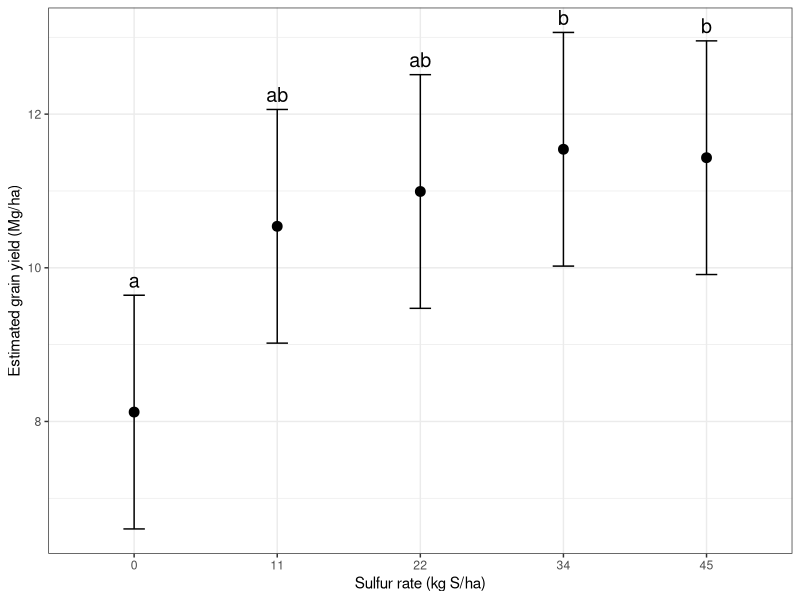
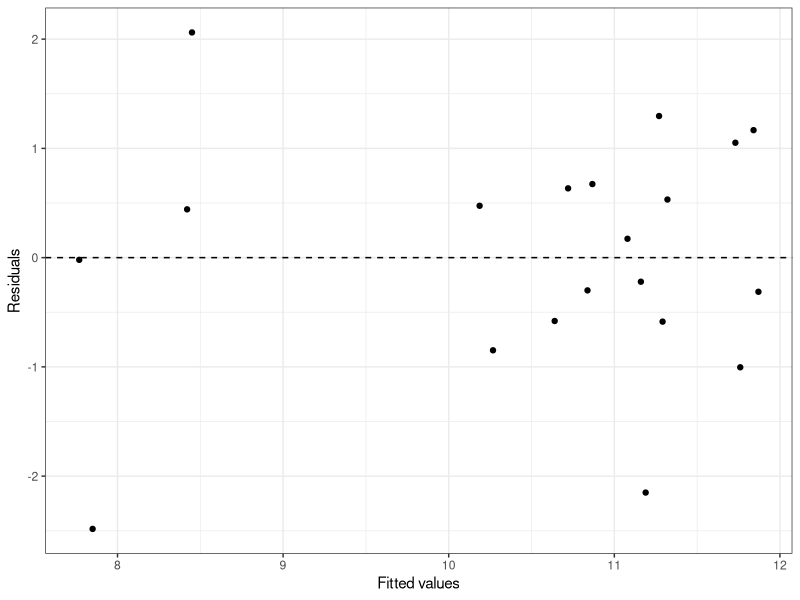

Reproduce these figures in R, in order.
## ---- chunk 1
# Import Excel files
library(readxl)

# Select and manipulate variables
library(dplyr)

# Create graphs
library(ggplot2)

# Fit linear mixed-effects models
library(lme4)

# Obtain Kenward-Roger tests
library(lmerTest)

# Estimate marginal means
library(emmeans)

# Create compact letter displays
library(multcomp)
library(multcompView)
## ---- chunk 2
# Import the workshop dataset
AllData <- read_excel(
  "Data_example.xlsx",
  sheet = "data"
)

# Check the structure of the dataset
str(AllData)
## ---- chunk 3
# Convert sulfur rate to a treatment factor
AllData$S_rate_kg_ha <- factor(AllData$S_rate_kg_ha)

# Convert block to a grouping factor
AllData$block <- factor(AllData$block)
## ---- chunk 4
# Fit the linear mixed-effects model
model <- lmer(
  grain_yield_Mg_ha ~ S_rate_kg_ha + (1 | block),
  data = AllData,
  REML = TRUE
)

# Display the model summary
summary(model)
## ---- chunk 5
# Test the fixed effect using Kenward-Roger degrees of freedom
anova(
  model,
  ddf = "Kenward-Roger"
)
## ---- chunk 6
# Estimate marginal means using Kenward-Roger degrees of freedom
means <- emmeans(
  model,
  ~ S_rate_kg_ha,
  lmer.df = "kenward-roger"
)

# Display the estimated means
means
## ---- chunk 7
# Create compact letter display
results <- cld(
  means,
  Letters = letters,
  lmer.df = "kenward-roger",
  sort = FALSE
) %>%
  as.data.frame() %>%
  mutate(
    letter = trimws(.group)
  )

# Display the treatment means and letters
results
## ---- chunk 8
# Plot estimated means with 95% confidence intervals
ggplot(
  results,
  aes(
    x = S_rate_kg_ha,
    y = emmean
  )
) +
  geom_point(size = 3) +
  geom_errorbar(
    aes(
      ymin = lower.CL,
      ymax = upper.CL
    ),
    width = 0.15
  ) +
  geom_text(
    aes(
      y = upper.CL,
      label = letter
    ),
    vjust = -0.5,
    size = 5
  ) +
  labs(
    x = "Sulfur rate (kg S/ha)",
    y = "Estimated grain yield (Mg/ha)"
  ) +
  theme_bw()
## ---- chunk 9
# Create fitted values and residuals
diagnostic_data <- data.frame(
  fitted = fitted(model),
  residual = resid(model)
)

# Plot residuals against fitted values
ggplot(
  diagnostic_data,
  aes(
    x = fitted,
    y = residual
  )
) +
  geom_point() +
  geom_hline(
    yintercept = 0,
    linetype = "dashed"
  ) +
  labs(
    x = "Fitted values",
    y = "Residuals"
  ) +
  theme_bw()
